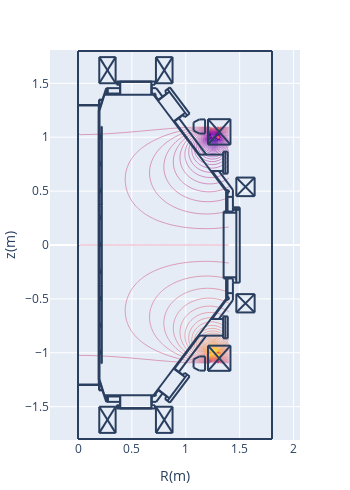

The notebook cell saved with this chart:
### Code cell
spl.d_contour(dmc)

### Figure 1 — Plotly figure (JSON) as saved in the notebook; plotly's stock layout.template omitted (floating-point values rounded to 4 significant figures; data arrays with more than 128 entries replaced by an {"elided": "..."} marker saying what was removed)
{"data": [{"contours": {"coloring": "lines"}, "dx": 0.02, "dy": 0.02, "ncontours": 100, "showscale": false, "type": "contour", "x0": 0, "y0": -1.1, "z": {"elided": "111x71 float values"}}], "layout": {"height": 490.8, "margin": {"autoexpand": false, "b": 50, "l": 50, "r": 50, "t": 50}, "shapes": [{"type": "line", "x0": 0.2652, "x1": 0.2652, "y0": -1.406, "y1": -1.455}, {"type": "line", "x0": 0.2766, "x1": 0.2766, "y0": -1.406, "y1": -1.455}, {"type": "line", "x0": 0.1927, "x1": 0.1927, "y0": -1.299, "y1": 1.299}, {"type": "line", "x0": 0.1927, "x1": 0.1927, "y0": -1.249, "y1": 1.249}, {"type": "line", "x0": 0.195, "x1": 0.195, "y0": -1.251, "y1": 1.249}, {"type": "line", "x0": 0.1995, "x1": 0.1995, "y0": -1.249, "y1": 1.249}, {"type": "line", "x0": 1.376, "x1": 0.7005, "y0": 0.4965, "y1": 1.394}, {"type": "line", "x0": 0.2199, "x1": 0.2199, "y0": 0.3695, "y1": 1.099}, {"type": "line", "x0": 0.2176, "x1": 0.2176, "y0": 0.3695, "y1": 1.099}, {"type": "line", "x0": 1.376, "x1": 0.7005, "y0": -0.4965, "y1": -1.394}, {"type": "line", "x0": 0.2176, "x1": 0.2176, "y0": -0.3695, "y1": -1.099}, {"type": "line", "x0": 0.2199, "x1": 0.2199, "y0": -0.3695, "y1": -1.099}, {"type": "line", "x0": 0.1995, "x1": 0.2448, "y0": -1.249, "y1": -1.394}, {"type": "line", "x0": 0.1972, "x1": 0.1972, "y0": -1.299, "y1": -1.344}, {"type": "line", "x0": 0.195, "x1": 0.195, "y0": -1.299, "y1": -1.349}, {"type": "line", "x0": 0.195, "x1": 0.229, "y0": -1.349, "y1": -1.349}, {"type": "line", "x0": 0.195, "x1": 0.2267, "y0": -1.344, "y1": -1.344}, {"type": "line", "x0": 0.1995, "x1": 0.1995, "y0": -0.9975, "y1": -0.9748}, {"type": "line", "x0": 0.2086, "x1": 0.2086, "y0": -1.009, "y1": -0.9907}, {"type": "line", "x0": 0.2086, "x1": 0.2086, "y0": -1.009, "y1": -0.9929}, {"type": "line", "x0": 0.2063, "x1": 0.2063, "y0": -1.011, "y1": -0.9748}, {"type": "line", "x0": 0, "x1": 0.2108, "y0": -1.294, "y1": -1.294}, {"type": "line", "x0": 0, "x1": 0.2131, "y0": -1.299, "y1": -1.299}, {"type": "line", "x0": 0.1995, "x1": 0.1995, "y0": -1.011, "y1": -1.002}, {"type": "line", "x0": 0.2063, "x1": 0.2086, "y0": -1.007, "y1": -1.007}, {"type": "line", "x0": 0.2086, "x1": 0.2086, "y0": -1.004, "y1": -1.004}, {"type": "line", "x0": 0.2086, "x1": 0.2176, "y0": -1.009, "y1": -1.009}, {"type": "line", "x0": 0.1995, "x1": 0.2063, "y0": -1.011, "y1": -1.011}, {"type": "line", "x0": 0.2199, "x1": 0.2176, "y0": -1.099, "y1": -1.099}, {"type": "line", "x0": 0.2063, "x1": 0.2086, "y0": -0.9929, "y1": -0.9929}, {"type": "line", "x0": 0.2086, "x1": 0.2086, "y0": -0.9975, "y1": -0.9975}, {"type": "line", "x0": 0.2086, "x1": 0.2176, "y0": -0.9929, "y1": -0.9929}, {"type": "line", "x0": 0.2086, "x1": 0.2176, "y0": -0.9907, "y1": -0.9907}, {"type": "line", "x0": 0.1995, "x1": 0.2063, "y0": -0.9748, "y1": -0.9748}, {"type": "line", "x0": 0.2086, "x1": 0.2176, "y0": -0.7594, "y1": -0.7594}, {"type": "line", "x0": 0.1995, "x1": 0.2063, "y0": -0.7617, "y1": -0.7617}, {"type": "line", "x0": 0.2086, "x1": 0.2086, "y0": -0.7594, "y1": -0.7413}, {"type": "line", "x0": 0.2086, "x1": 0.2086, "y0": -0.7594, "y1": -0.739}, {"type": "line", "x0": 0.1995, "x1": 0.1995, "y0": -0.7617, "y1": -0.7526}, {"type": "line", "x0": 0.2063, "x1": 0.2063, "y0": -0.7617, "y1": -0.7254}, {"type": "line", "x0": 0.1995, "x1": 0.2063, "y0": -0.7254, "y1": -0.7254}, {"type": "line", "x0": 0.2086, "x1": 0.2176, "y0": -0.739, "y1": -0.739}, {"type": "line", "x0": 0.2086, "x1": 0.2176, "y0": -0.7413, "y1": -0.7413}, {"type": "line", "x0": 0.2086, "x1": 0.2086, "y0": -0.7526, "y1": -0.7526}, {"type": "line", "x0": 0.2063, "x1": 0.2086, "y0": -0.7572, "y1": -0.7572}, {"type": "line", "x0": 0.2086, "x1": 0.2086, "y0": -0.7458, "y1": -0.7458}, {"type": "line", "x0": 0.2063, "x1": 0.2086, "y0": -0.7436, "y1": -0.7436}, {"type": "line", "x0": 0.1995, "x1": 0.1995, "y0": -0.7481, "y1": -0.7254}, {"type": "line", "x0": 0.3582, "x1": 0.7141, "y0": -1.517, "y1": -1.517}, {"type": "line", "x0": 0.3854, "x1": 0.6869, "y0": -1.514, "y1": -1.514}, {"type": "line", "x0": 0.3854, "x1": 0.6869, "y0": -1.514, "y1": -1.514}, {"type": "line", "x0": 0.2426, "x1": 0.7096, "y0": -1.394, "y1": -1.394}, {"type": "line", "x0": 0.3922, "x1": 0.3922, "y0": -1.514, "y1": -1.394}, {"type": "line", "x0": 0.3582, "x1": 0.3582, "y0": -1.517, "y1": -1.487}, {"type": "line", "x0": 0.3786, "x1": 0.3786, "y0": -1.517, "y1": -1.487}, {"type": "line", "x0": 0.3695, "x1": 0.3695, "y0": -1.517, "y1": -1.487}, {"type": "line", "x0": 0.3831, "x1": 0.3831, "y0": -1.517, "y1": -1.512}, {"type": "line", "x0": 0.3831, "x1": 0.3854, "y0": -1.512, "y1": -1.514}, {"type": "line", "x0": 0.3854, "x1": 0.3854, "y0": -1.514, "y1": -1.514}, {"type": "line", "x0": 0.3899, "x1": 0.263, "y0": -1.455, "y1": -1.455}, {"type": "line", "x0": 0.3582, "x1": 0.3899, "y0": -1.487, "y1": -1.487}, {"type": "line", "x0": 0.2471, "x1": 0.3899, "y0": -1.406, "y1": -1.406}, {"type": "line", "x0": 0.2766, "x1": 0.2766, "y0": -1.455, "y1": -1.406}, {"type": "line", "x0": 0.2652, "x1": 0.2652, "y0": -1.455, "y1": -1.406}, {"type": "line", "x0": 0.2584, "x1": 0.263, "y0": -1.444, "y1": -1.455}, {"type": "line", "x0": 0.2426, "x1": 0.2448, "y0": -1.394, "y1": -1.392}, {"type": "line", "x0": 0.3899, "x1": 0.3899, "y0": -1.487, "y1": -1.394}, {"type": "line", "x0": 0.6801, "x1": 0.6801, "y0": -1.514, "y1": -1.394}, {"type": "line", "x0": 0.7141, "x1": 0.7141, "y0": -1.517, "y1": -1.487}, {"type": "line", "x0": 0.6914, "x1": 0.6914, "y0": -1.517, "y1": -1.512}, {"type": "line", "x0": 0.6914, "x1": 0.6869, "y0": -1.512, "y1": -1.514}, {"type": "line", "x0": 0.6869, "x1": 0.6869, "y0": -1.514, "y1": -1.514}, {"type": "line", "x0": 0.6846, "x1": 0.6846, "y0": -1.487, "y1": -1.394}, {"type": "line", "x0": 0.6846, "x1": 0.7141, "y0": -1.487, "y1": -1.487}, {"type": "line", "x0": 0.7254, "x1": 0.6846, "y0": -1.455, "y1": -1.455}, {"type": "line", "x0": 0.7118, "x1": 0.705, "y0": -1.392, "y1": -1.387}, {"type": "line", "x0": 0.7055, "x1": 0.715, "y0": -1.4, "y1": -1.402}, {"type": "line", "x0": 0.715, "x1": 0.7223, "y0": -1.402, "y1": -1.397}, {"type": "line", "x0": 0.7223, "x1": 0.7248, "y0": -1.397, "y1": -1.389}, {"type": "line", "x0": 0.7248, "x1": 0.7198, "y0": -1.389, "y1": -1.381}, {"type": "line", "x0": 0.6846, "x1": 0.7005, "y0": -1.406, "y1": -1.406}, {"type": "line", "x0": 0.2199, "x1": 0.2199, "y0": -0.3627, "y1": 0.3627}, {"type": "line", "x0": 0.2176, "x1": 0.2176, "y0": -0.3627, "y1": 0.3627}, {"type": "line", "x0": 0.1995, "x1": 0.1995, "y0": -0.4965, "y1": -0.4761}, {"type": "line", "x0": 0.2063, "x1": 0.2063, "y0": -0.5123, "y1": -0.4761}, {"type": "line", "x0": 0.1995, "x1": 0.1995, "y0": -0.5123, "y1": -0.5033}, {"type": "line", "x0": 0.2086, "x1": 0.2086, "y0": -0.5101, "y1": -0.4897}, {"type": "line", "x0": 0.2086, "x1": 0.2086, "y0": -0.5101, "y1": -0.4919}, {"type": "line", "x0": 0.2086, "x1": 0.2176, "y0": -0.5101, "y1": -0.5101}, {"type": "line", "x0": 0.2063, "x1": 0.2086, "y0": -0.4942, "y1": -0.4942}, {"type": "line", "x0": 0.2086, "x1": 0.2086, "y0": -0.4965, "y1": -0.4965}, {"type": "line", "x0": 0.2063, "x1": 0.2086, "y0": -0.5055, "y1": -0.5055}, {"type": "line", "x0": 0.2086, "x1": 0.2086, "y0": -0.5033, "y1": -0.5033}, {"type": "line", "x0": 0.2086, "x1": 0.2176, "y0": -0.4919, "y1": -0.4919}, {"type": "line", "x0": 0.2086, "x1": 0.2176, "y0": -0.4897, "y1": -0.4897}, {"type": "line", "x0": 0.1995, "x1": 0.2063, "y0": -0.5123, "y1": -0.5123}, {"type": "line", "x0": 0.1995, "x1": 0.2063, "y0": -0.4761, "y1": -0.4761}, {"type": "line", "x0": 0.2154, "x1": 0.2176, "y0": -0.365, "y1": -0.3627}, {"type": "line", "x0": 0.2206, "x1": 0.2218, "y0": -0.3642, "y1": -0.3614}, {"type": "line", "x0": 0.2199, "x1": 0.2176, "y0": -0.3695, "y1": -0.3695}, {"type": "line", "x0": 0.2176, "x1": 0.2154, "y0": -0.3786, "y1": -0.3786}, {"type": "line", "x0": 0.2154, "x1": 0.2154, "y0": -0.3786, "y1": -0.3695}, {"type": "line", "x0": 0.2176, "x1": 0.2176, "y0": -0.3786, "y1": -0.3695}, {"type": "line", "x0": 0.2169, "x1": 0.2157, "y0": -0.365, "y1": -0.3678}, {"type": "line", "x0": 0.2183, "x1": 0.2177, "y0": -0.3664, "y1": -0.3678}, {"type": "line", "x0": 0.2176, "x1": 0.2199, "y0": -0.3673, "y1": -0.365}, {"type": "line", "x0": 0.2192, "x1": 0.2197, "y0": -0.3628, "y1": -0.3614}, {"type": "line", "x0": 0.1995, "x1": 0.1995, "y0": -0.263, "y1": -0.2516}, {"type": "line", "x0": 0.2063, "x1": 0.2063, "y0": -0.263, "y1": -0.2267}, {"type": "line", "x0": 0.2086, "x1": 0.2086, "y0": -0.2607, "y1": -0.2426}, {"type": "line", "x0": 0.2086, "x1": 0.2086, "y0": -0.2607, "y1": -0.2403}, {"type": "line", "x0": 0.2086, "x1": 0.2176, "y0": -0.2607, "y1": -0.2607}, {"type": "line", "x0": 0.2086, "x1": 0.2086, "y0": -0.2539, "y1": -0.2539}, {"type": "line", "x0": 0.2063, "x1": 0.2086, "y0": -0.2562, "y1": -0.2562}, {"type": "line", "x0": 0.1995, "x1": 0.2063, "y0": -0.263, "y1": -0.263}, {"type": "line", "x0": 0.1995, "x1": 0.1995, "y0": -0.2471, "y1": -0.2267}, {"type": "line", "x0": 0.2086, "x1": 0.2176, "y0": -0.2403, "y1": -0.2403}, {"type": "line", "x0": 0.2086, "x1": 0.2176, "y0": -0.2426, "y1": -0.2426}, {"type": "line", "x0": 0.2086, "x1": 0.2086, "y0": -0.2471, "y1": -0.2471}, {"type": "line", "x0": 0.2063, "x1": 0.2086, "y0": -0.2426, "y1": -0.2426}, {"type": "line", "x0": 0.1995, "x1": 0.2063, "y0": -0.2267, "y1": -0.2267}, {"type": "line", "x0": 0.1995, "x1": 0.2063, "y0": -0.01133, "y1": -0.01133}, {"type": "line", "x0": 0.1995, "x1": 0.2063, "y0": 0.02494, "y1": 0.02494}, {"type": "line", "x0": 0.1995, "x1": 0.1995, "y0": -0.01133, "y1": -0.002267}, {"type": "line", "x0": 0.1995, "x1": 0.1995, "y0": 0.002267, "y1": 0.02494}, {"type": "line", "x0": 0.2063, "x1": 0.2063, "y0": -0.01133, "y1": 0.02494}, {"type": "line", "x0": 0.2086, "x1": 0.2086, "y0": -0.009068, "y1": 0.006801}, {"type": "line", "x0": 0.2086, "x1": 0.2086, "y0": -0.009068, "y1": 0.009068}, {"type": "line", "x0": 0.2086, "x1": 0.2176, "y0": -0.009068, "y1": -0.009068}, {"type": "line", "x0": 0.2086, "x1": 0.2086, "y0": -0.004534, "y1": -0.004534}, {"type": "line", "x0": 0.2063, "x1": 0.2086, "y0": -0.006801, "y1": -0.006801}, {"type": "line", "x0": 0.2086, "x1": 0.2176, "y0": 0.009068, "y1": 0.009068}, {"type": "line", "x0": 0.2086, "x1": 0.2176, "y0": 0.006801, "y1": 0.006801}, {"type": "line", "x0": 0.2086, "x1": 0.2086, "y0": 0.002267, "y1": 0.002267}, {"type": "line", "x0": 0.2063, "x1": 0.2086, "y0": 0.006801, "y1": 0.006801}, {"type": "line", "x0": 0.2176, "x1": 0.2176, "y0": 0.3786, "y1": 0.3695}, {"type": "line", "x0": 0.2154, "x1": 0.2154, "y0": 0.3786, "y1": 0.3695}, {"type": "line", "x0": 0.1995, "x1": 0.1995, "y0": 0.2516, "y1": 0.2743}, {"type": "line", "x0": 0.2063, "x1": 0.2063, "y0": 0.238, "y1": 0.2743}, {"type": "line", "x0": 0.2086, "x1": 0.2086, "y0": 0.2403, "y1": 0.2607}, {"type": "line", "x0": 0.1995, "x1": 0.2063, "y0": 0.238, "y1": 0.238}, {"type": "line", "x0": 0.1995, "x1": 0.1995, "y0": 0.238, "y1": 0.2471}, {"type": "line", "x0": 0.2063, "x1": 0.2086, "y0": 0.2562, "y1": 0.2562}, {"type": "line", "x0": 0.2086, "x1": 0.2086, "y0": 0.2539, "y1": 0.2539}, {"type": "line", "x0": 0.2086, "x1": 0.2176, "y0": 0.2584, "y1": 0.2584}, {"type": "line", "x0": 0.2063, "x1": 0.2086, "y0": 0.2426, "y1": 0.2426}, {"type": "line", "x0": 0.2086, "x1": 0.2086, "y0": 0.2471, "y1": 0.2471}, {"type": "line", "x0": 0.2086, "x1": 0.2176, "y0": 0.2403, "y1": 0.2403}, {"type": "line", "x0": 0.2086, "x1": 0.2086, "y0": 0.2403, "y1": 0.2584}, {"type": "line", "x0": 0.2086, "x1": 0.2176, "y0": 0.2607, "y1": 0.2607}, {"type": "line", "x0": 0.1995, "x1": 0.2063, "y0": 0.2743, "y1": 0.2743}, {"type": "line", "x0": 0.2177, "x1": 0.2183, "y0": 0.3696, "y1": 0.3682}, {"type": "line", "x0": 0.2157, "x1": 0.2169, "y0": 0.3696, "y1": 0.3668}, {"type": "line", "x0": 0.2176, "x1": 0.2199, "y0": 0.3673, "y1": 0.365}, {"type": "line", "x0": 0.2218, "x1": 0.2206, "y0": 0.3632, "y1": 0.366}, {"type": "line", "x0": 0.2154, "x1": 0.2176, "y0": 0.365, "y1": 0.3627}, {"type": "line", "x0": 0.2197, "x1": 0.2192, "y0": 0.3632, "y1": 0.3646}, {"type": "line", "x0": 0.2199, "x1": 0.2176, "y0": 0.3695, "y1": 0.3695}, {"type": "line", "x0": 0.2176, "x1": 0.2154, "y0": 0.3786, "y1": 0.3786}, {"type": "line", "x0": 0.1995, "x1": 0.1995, "y0": 0.5033, "y1": 0.5237}, {"type": "line", "x0": 0.1995, "x1": 0.1995, "y0": 0.4874, "y1": 0.4965}, {"type": "line", "x0": 0.2063, "x1": 0.2063, "y0": 0.4874, "y1": 0.5237}, {"type": "line", "x0": 0.2086, "x1": 0.2086, "y0": 0.4897, "y1": 0.5078}, {"type": "line", "x0": 0.2086, "x1": 0.2086, "y0": 0.4897, "y1": 0.5101}, {"type": "line", "x0": 0.2086, "x1": 0.2176, "y0": 0.4897, "y1": 0.4897}, {"type": "line", "x0": 0.2086, "x1": 0.2086, "y0": 0.4965, "y1": 0.4965}, {"type": "line", "x0": 0.2063, "x1": 0.2086, "y0": 0.4942, "y1": 0.4942}, {"type": "line", "x0": 0.2086, "x1": 0.2176, "y0": 0.5101, "y1": 0.5101}, {"type": "line", "x0": 0.2086, "x1": 0.2176, "y0": 0.5078, "y1": 0.5078}, {"type": "line", "x0": 0.2086, "x1": 0.2086, "y0": 0.5033, "y1": 0.5033}, {"type": "line", "x0": 0.2063, "x1": 0.2086, "y0": 0.5055, "y1": 0.5055}, {"type": "line", "x0": 0.1995, "x1": 0.2063, "y0": 0.4874, "y1": 0.4874}, {"type": "line", "x0": 0.1995, "x1": 0.2063, "y0": 0.5237, "y1": 0.5237}, {"type": "line", "x0": 1.501, "x1": 1.501, "y0": 0.3491, "y1": -0.3491}, {"type": "line", "x0": 1.351, "x1": 1.351, "y0": 0.3106, "y1": -0.3106}, {"type": "line", "x0": 1.469, "x1": 1.469, "y0": 0.3491, "y1": -0.3491}, {"type": "line", "x0": 1.387, "x1": 1.387, "y0": -0.3106, "y1": -0.4965}, {"type": "line", "x0": 1.374, "x1": 1.374, "y0": -0.3106, "y1": -0.4965}, {"type": "line", "x0": 1.462, "x1": 1.462, "y0": -0.3196, "y1": -0.3106}, {"type": "line", "x0": 1.437, "x1": 1.437, "y0": -0.3106, "y1": -0.3491}, {"type": "line", "x0": 1.437, "x1": 1.501, "y0": -0.3491, "y1": -0.3491}, {"type": "line", "x0": 1.437, "x1": 1.437, "y0": -0.3491, "y1": -0.5123}, {"type": "line", "x0": 1.379, "x1": 1.392, "y0": -0.5069, "y1": -0.5093}, {"type": "line", "x0": 1.392, "x1": 1.402, "y0": -0.5093, "y1": -0.4997}, {"type": "line", "x0": 1.402, "x1": 1.4, "y0": -0.4997, "y1": -0.4862}, {"type": "line", "x0": 1.4, "x1": 1.388, "y0": -0.4862, "y1": -0.48}, {"type": "line", "x0": 1.374, "x1": 1.374, "y0": -0.4965, "y1": -0.4987}, {"type": "line", "x0": 1.383, "x1": 1.378, "y0": -0.501, "y1": -0.4965}, {"type": "line", "x0": 1.387, "x1": 1.437, "y0": -0.4466, "y1": -0.4466}, {"type": "line", "x0": 1.462, "x1": 1.469, "y0": -0.3196, "y1": -0.3196}, {"type": "line", "x0": 1.351, "x1": 1.469, "y0": -0.2992, "y1": -0.2992}, {"type": "line", "x0": 1.351, "x1": 1.437, "y0": -0.3106, "y1": -0.3106}, {"type": "line", "x0": 1.462, "x1": 1.469, "y0": -0.3106, "y1": -0.3106}, {"type": "line", "x0": 1.437, "x1": 1.437, "y0": 0.5123, "y1": 0.3514}, {"type": "line", "x0": 1.387, "x1": 1.387, "y0": 0.4965, "y1": 0.3106}, {"type": "line", "x0": 1.374, "x1": 1.374, "y0": 0.4965, "y1": 0.3106}, {"type": "line", "x0": 1.437, "x1": 1.501, "y0": 0.3491, "y1": 0.3491}, {"type": "line", "x0": 1.501, "x1": 1.437, "y0": 0.3264, "y1": 0.3264}, {"type": "line", "x0": 1.501, "x1": 1.437, "y0": 0.3446, "y1": 0.3446}, {"type": "line", "x0": 1.351, "x1": 1.469, "y0": 0.2992, "y1": 0.2992}, {"type": "line", "x0": 1.351, "x1": 1.437, "y0": 0.3106, "y1": 0.3106}, {"type": "line", "x0": 1.462, "x1": 1.462, "y0": 0.3196, "y1": 0.3106}, {"type": "line", "x0": 1.437, "x1": 1.437, "y0": 0.3514, "y1": 0.3106}, {"type": "line", "x0": 1.462, "x1": 1.469, "y0": 0.3106, "y1": 0.3106}, {"type": "line", "x0": 1.462, "x1": 1.469, "y0": 0.3196, "y1": 0.3196}, {"type": "line", "x0": 1.388, "x1": 1.4, "y0": 0.4818, "y1": 0.488}, {"type": "line", "x0": 1.4, "x1": 1.402, "y0": 0.488, "y1": 0.5015}, {"type": "line", "x0": 1.402, "x1": 1.392, "y0": 0.5015, "y1": 0.5111}, {"type": "line", "x0": 1.392, "x1": 1.379, "y0": 0.5111, "y1": 0.5088}, {"type": "line", "x0": 1.387, "x1": 1.437, "y0": 0.4466, "y1": 0.4466}, {"type": "line", "x0": 1.374, "x1": 1.374, "y0": 0.4965, "y1": 0.4987}, {"type": "line", "x0": 1.383, "x1": 1.378, "y0": 0.501, "y1": 0.4965}, {"type": "line", "x0": 0.1995, "x1": 0.2448, "y0": 1.249, "y1": 1.394}, {"type": "line", "x0": 0.1995, "x1": 0.1995, "y0": 0.7526, "y1": 0.773}, {"type": "line", "x0": 0.2063, "x1": 0.2063, "y0": 0.7368, "y1": 0.773}, {"type": "line", "x0": 0.1995, "x1": 0.1995, "y0": 0.7368, "y1": 0.7481}, {"type": "line", "x0": 0.2063, "x1": 0.2086, "y0": 0.7572, "y1": 0.7572}, {"type": "line", "x0": 0.2086, "x1": 0.2086, "y0": 0.7526, "y1": 0.7526}, {"type": "line", "x0": 0.2063, "x1": 0.2086, "y0": 0.7436, "y1": 0.7436}, {"type": "line", "x0": 0.2086, "x1": 0.2086, "y0": 0.7458, "y1": 0.7458}, {"type": "line", "x0": 0.2086, "x1": 0.2086, "y0": 0.739, "y1": 0.7594}, {"type": "line", "x0": 0.2086, "x1": 0.2086, "y0": 0.739, "y1": 0.7572}, {"type": "line", "x0": 0.2086, "x1": 0.2176, "y0": 0.739, "y1": 0.739}, {"type": "line", "x0": 0.2086, "x1": 0.2176, "y0": 0.7572, "y1": 0.7572}, {"type": "line", "x0": 0.2086, "x1": 0.2176, "y0": 0.7594, "y1": 0.7594}, {"type": "line", "x0": 0.1995, "x1": 0.2063, "y0": 0.7368, "y1": 0.7368}, {"type": "line", "x0": 0.1995, "x1": 0.2063, "y0": 0.773, "y1": 0.773}, {"type": "line", "x0": 0.2086, "x1": 0.2086, "y0": 0.9907, "y1": 1.009}, {"type": "line", "x0": 0.2086, "x1": 0.2086, "y0": 0.9907, "y1": 1.007}, {"type": "line", "x0": 0.2086, "x1": 0.2176, "y0": 0.9907, "y1": 0.9907}, {"type": "line", "x0": 0.2086, "x1": 0.2176, "y0": 1.007, "y1": 1.007}, {"type": "line", "x0": 0.2086, "x1": 0.2176, "y0": 1.009, "y1": 1.009}, {"type": "line", "x0": 0.2063, "x1": 0.2063, "y0": 0.9884, "y1": 1.025}, {"type": "line", "x0": 0.2086, "x1": 0.2086, "y0": 1.009, "y1": 1.025}, {"type": "line", "x0": 0.1995, "x1": 0.1995, "y0": 1.002, "y1": 1.025}, {"type": "line", "x0": 0.1995, "x1": 0.1995, "y0": 1.002, "y1": 1.025}, {"type": "line", "x0": 0.1995, "x1": 0.1995, "y0": 0.9884, "y1": 0.9975}, {"type": "line", "x0": 0.2086, "x1": 0.2086, "y0": 1.009, "y1": 1.025}, {"type": "line", "x0": 0.2063, "x1": 0.2063, "y0": 0.9884, "y1": 1.025}, {"type": "line", "x0": 0.2086, "x1": 0.2176, "y0": 1.009, "y1": 1.009}, {"type": "line", "x0": 0.2086, "x1": 0.2176, "y0": 1.007, "y1": 1.007}, {"type": "line", "x0": 0.2086, "x1": 0.2176, "y0": 0.9907, "y1": 0.9907}, {"type": "line", "x0": 0.2086, "x1": 0.2086, "y0": 0.9907, "y1": 1.007}, {"type": "line", "x0": 0.2086, "x1": 0.2086, "y0": 0.9907, "y1": 1.009}, {"type": "line", "x0": 0.2086, "x1": 0.2086, "y0": 0.9952, "y1": 0.9952}, {"type": "line", "x0": 0.2086, "x1": 0.2086, "y0": 0.9884, "y1": 0.9907}, {"type": "line", "x0": 0.2063, "x1": 0.2086, "y0": 0.9929, "y1": 0.9929}, {"type": "line", "x0": 0.2086, "x1": 0.2086, "y0": 1.002, "y1": 1.002}, {"type": "line", "x0": 0.2063, "x1": 0.2086, "y0": 1.007, "y1": 1.007}, {"type": "line", "x0": 0.1995, "x1": 0.2086, "y0": 0.9884, "y1": 0.9884}, {"type": "line", "x0": 0.1995, "x1": 0.2086, "y0": 1.025, "y1": 1.025}, {"type": "line", "x0": 0.1995, "x1": 0.2086, "y0": 1.025, "y1": 1.025}, {"type": "line", "x0": 0.2063, "x1": 0.2086, "y0": 1.007, "y1": 1.007}, {"type": "line", "x0": 0.2086, "x1": 0.2086, "y0": 1.002, "y1": 1.002}, {"type": "line", "x0": 0.2063, "x1": 0.2086, "y0": 0.9929, "y1": 0.9929}, {"type": "line", "x0": 0.2086, "x1": 0.2086, "y0": 0.9884, "y1": 0.9907}, {"type": "line", "x0": 0.2086, "x1": 0.2086, "y0": 0.9952, "y1": 0.9952}, {"type": "line", "x0": 0.1995, "x1": 0.1995, "y0": 0.9884, "y1": 0.9975}, {"type": "line", "x0": 0.1995, "x1": 0.2086, "y0": 0.9884, "y1": 0.9884}, {"type": "line", "x0": 0.2199, "x1": 0.2176, "y0": 1.099, "y1": 1.099}, {"type": "line", "x0": 0, "x1": 0.2131, "y0": 1.299, "y1": 1.299}, {"type": "line", "x0": 0, "x1": 0.2108, "y0": 1.294, "y1": 1.294}, {"type": "line", "x0": 0.195, "x1": 0.2267, "y0": 1.344, "y1": 1.344}, {"type": "line", "x0": 0.195, "x1": 0.229, "y0": 1.349, "y1": 1.349}, {"type": "line", "x0": 0.195, "x1": 0.195, "y0": 1.299, "y1": 1.349}, {"type": "line", "x0": 0.1972, "x1": 0.1972, "y0": 1.299, "y1": 1.344}, {"type": "line", "x0": 0.2426, "x1": 0.2448, "y0": 1.394, "y1": 1.392}, {"type": "line", "x0": 0.7096, "x1": 0.7028, "y0": 1.394, "y1": 1.39}, {"type": "line", "x0": 0.718, "x1": 0.723, "y0": 1.385, "y1": 1.393}, {"type": "line", "x0": 0.723, "x1": 0.7205, "y0": 1.393, "y1": 1.402}, {"type": "line", "x0": 0.7205, "x1": 0.7132, "y0": 1.402, "y1": 1.407}, {"type": "line", "x0": 0.7132, "x1": 0.7037, "y0": 1.407, "y1": 1.404}, {"type": "line", "x0": 0.2426, "x1": 0.7096, "y0": 1.394, "y1": 1.394}, {"type": "line", "x0": 0.3854, "x1": 0.6869, "y0": 1.514, "y1": 1.514}, {"type": "line", "x0": 0.3854, "x1": 0.6869, "y0": 1.514, "y1": 1.514}, {"type": "line", "x0": 0.3582, "x1": 0.7141, "y0": 1.517, "y1": 1.517}, {"type": "line", "x0": 0.3899, "x1": 0.263, "y0": 1.455, "y1": 1.455}, {"type": "line", "x0": 0.2471, "x1": 0.3899, "y0": 1.406, "y1": 1.406}, {"type": "line", "x0": 0.3582, "x1": 0.3899, "y0": 1.487, "y1": 1.487}, {"type": "line", "x0": 0.2584, "x1": 0.263, "y0": 1.444, "y1": 1.455}, {"type": "line", "x0": 0.2652, "x1": 0.2652, "y0": 1.455, "y1": 1.406}, {"type": "line", "x0": 0.2766, "x1": 0.2766, "y0": 1.455, "y1": 1.406}, {"type": "line", "x0": 0.3582, "x1": 0.3582, "y0": 1.517, "y1": 1.487}, {"type": "line", "x0": 0.3899, "x1": 0.3899, "y0": 1.487, "y1": 1.394}, {"type": "line", "x0": 0.3922, "x1": 0.3922, "y0": 1.514, "y1": 1.394}, {"type": "line", "x0": 0.3854, "x1": 0.3854, "y0": 1.514, "y1": 1.514}, {"type": "line", "x0": 0.3831, "x1": 0.3854, "y0": 1.512, "y1": 1.514}, {"type": "line", "x0": 0.3831, "x1": 0.3831, "y0": 1.517, "y1": 1.512}, {"type": "line", "x0": 0.3695, "x1": 0.3695, "y0": 1.517, "y1": 1.487}, {"type": "line", "x0": 0.3786, "x1": 0.3786, "y0": 1.517, "y1": 1.487}, {"type": "line", "x0": 0.6846, "x1": 0.6846, "y0": 1.487, "y1": 1.394}, {"type": "line", "x0": 0.6801, "x1": 0.6801, "y0": 1.514, "y1": 1.394}, {"type": "line", "x0": 0.6846, "x1": 0.7005, "y0": 1.406, "y1": 1.406}, {"type": "line", "x0": 0.6846, "x1": 0.7141, "y0": 1.487, "y1": 1.487}, {"type": "line", "x0": 0.6869, "x1": 0.6869, "y0": 1.514, "y1": 1.514}, {"type": "line", "x0": 0.6914, "x1": 0.6869, "y0": 1.512, "y1": 1.514}, {"type": "line", "x0": 0.6914, "x1": 0.6914, "y0": 1.517, "y1": 1.512}, {"type": "line", "x0": 0.7141, "x1": 0.7141, "y0": 1.517, "y1": 1.487}, {"type": "line", "x0": 0.7254, "x1": 0.6846, "y0": 1.455, "y1": 1.455}, {"type": "line", "x0": 0.7844, "x1": 0.7254, "y0": 1.376, "y1": 1.455}, {"type": "line", "x0": 0.7458, "x1": 0.7005, "y0": 1.347, "y1": 1.406}, {"type": "line", "x0": 0, "x1": 0, "y0": 0.2154, "y1": -0.1156}, {"type": "line", "x0": 0.7844, "x1": 0.7254, "y0": -1.376, "y1": -1.455}, {"type": "line", "x0": 0.7458, "x1": 0.7005, "y0": -1.347, "y1": -1.406}, {"type": "line", "x0": 1.437, "x1": 1.306, "y0": 0.5123, "y1": 0.6869}, {"type": "line", "x0": 1.387, "x1": 1.242, "y0": 0.4965, "y1": 0.6869}, {"type": "line", "x0": 1.347, "x1": 1.118, "y0": 0.8388, "y1": 0.8388}, {"type": "line", "x0": 1.347, "x1": 1.347, "y0": 0.866, "y1": 0.662}, {"type": "line", "x0": 1.367, "x1": 1.367, "y0": 0.866, "y1": 0.662}, {"type": "line", "x0": 1.39, "x1": 1.39, "y0": 0.866, "y1": 0.662}, {"type": "line", "x0": 1.39, "x1": 1.347, "y0": 0.866, "y1": 0.866}, {"type": "line", "x0": 1.39, "x1": 1.347, "y0": 0.662, "y1": 0.662}, {"type": "line", "x0": 1.347, "x1": 1.233, "y0": 0.6869, "y1": 0.6869}, {"type": "line", "x0": 1.347, "x1": 1.118, "y0": -0.8411, "y1": -0.8411}, {"type": "line", "x0": 1.347, "x1": 1.347, "y0": -0.866, "y1": -0.662}, {"type": "line", "x0": 1.367, "x1": 1.367, "y0": -0.866, "y1": -0.662}, {"type": "line", "x0": 1.39, "x1": 1.39, "y0": -0.866, "y1": -0.662}, {"type": "line", "x0": 1.39, "x1": 1.347, "y0": -0.866, "y1": -0.866}, {"type": "line", "x0": 1.39, "x1": 1.347, "y0": -0.662, "y1": -0.662}, {"type": "line", "x0": 1.347, "x1": 1.233, "y0": -0.6869, "y1": -0.6869}, {"type": "line", "x0": 1.437, "x1": 1.306, "y0": -0.5123, "y1": -0.6869}, {"type": "line", "x0": 1.387, "x1": 1.242, "y0": -0.4965, "y1": -0.6869}, {"type": "line", "x0": 0.195, "x1": 0.2584, "y0": -1.251, "y1": -1.444}, {"type": "line", "x0": 0.195, "x1": 0.2584, "y0": 1.249, "y1": 1.444}, {"type": "line", "x0": 0.8524, "x1": 0.8071, "y0": 1.462, "y1": 1.428}, {"type": "line", "x0": 0.8071, "x1": 0.8229, "y0": 1.428, "y1": 1.406}, {"type": "line", "x0": 0.8229, "x1": 0.739, "y0": 1.406, "y1": 1.342}, {"type": "line", "x0": 0.8479, "x1": 0.7413, "y0": 1.421, "y1": 1.34}, {"type": "line", "x0": 0.8524, "x1": 1.036, "y0": 1.462, "y1": 1.22}, {"type": "line", "x0": 0.8297, "x1": 1.013, "y0": 1.446, "y1": 1.202}, {"type": "line", "x0": 0.9952, "x1": 0.8864, "y0": 1.226, "y1": 1.145}, {"type": "line", "x0": 1.036, "x1": 0.9907, "y0": 1.22, "y1": 1.186}, {"type": "line", "x0": 0.9748, "x1": 0.9907, "y0": 1.206, "y1": 1.186}, {"type": "line", "x0": 0.9748, "x1": 0.8887, "y0": 1.206, "y1": 1.143}, {"type": "line", "x0": 1.19, "x1": 0.9363, "y0": 0.8388, "y1": 1.177}, {"type": "line", "x0": 1.127, "x1": 0.8955, "y0": 0.8388, "y1": 1.147}, {"type": "line", "x0": 0.8524, "x1": 0.8071, "y0": -1.462, "y1": -1.428}, {"type": "line", "x0": 0.8071, "x1": 0.8229, "y0": -1.428, "y1": -1.406}, {"type": "line", "x0": 0.8229, "x1": 0.739, "y0": -1.406, "y1": -1.342}, {"type": "line", "x0": 0.8479, "x1": 0.7413, "y0": -1.421, "y1": -1.34}, {"type": "line", "x0": 0.8524, "x1": 1.036, "y0": -1.462, "y1": -1.22}, {"type": "line", "x0": 0.8297, "x1": 1.013, "y0": -1.446, "y1": -1.202}, {"type": "line", "x0": 0.9952, "x1": 0.8864, "y0": -1.226, "y1": -1.145}, {"type": "line", "x0": 1.036, "x1": 0.9907, "y0": -1.22, "y1": -1.186}, {"type": "line", "x0": 0.9748, "x1": 0.9907, "y0": -1.206, "y1": -1.186}, {"type": "line", "x0": 0.9748, "x1": 0.8887, "y0": -1.206, "y1": -1.143}, {"type": "line", "x0": 1.19, "x1": 0.9363, "y0": -0.8411, "y1": -1.177}, {"type": "line", "x0": 1.127, "x1": 0.8955, "y0": -0.8411, "y1": -1.147}, {"type": "line", "x0": 0.1972, "x1": 0.1972, "y0": -1.501, "y1": -1.743}, {"type": "line", "x0": 0.1972, "x1": 0.3491, "y0": -1.743, "y1": -1.743}, {"type": "line", "x0": 0.3491, "x1": 0.3491, "y0": -1.743, "y1": -1.501}, {"type": "line", "x0": 0.3491, "x1": 0.1972, "y0": -1.501, "y1": -1.501}, {"type": "line", "x0": 0.1972, "x1": 0.1972, "y0": 1.743, "y1": 1.501}, {"type": "line", "x0": 0.1972, "x1": 0.3491, "y0": 1.501, "y1": 1.501}, {"type": "line", "x0": 0.3491, "x1": 0.3491, "y0": 1.501, "y1": 1.743}, {"type": "line", "x0": 0.3491, "x1": 0.1972, "y0": 1.743, "y1": 1.743}, {"type": "line", "x0": 0.7232, "x1": 0.7232, "y0": 1.743, "y1": 1.501}, {"type": "line", "x0": 0.7232, "x1": 0.8773, "y0": 1.501, "y1": 1.501}, {"type": "line", "x0": 0.8773, "x1": 0.8773, "y0": 1.501, "y1": 1.743}, {"type": "line", "x0": 0.8773, "x1": 0.7232, "y0": 1.743, "y1": 1.743}, {"type": "line", "x0": 0.7232, "x1": 0.7232, "y0": -1.501, "y1": -1.743}, {"type": "line", "x0": 0.7232, "x1": 0.8773, "y0": -1.743, "y1": -1.743}, {"type": "line", "x0": 0.8773, "x1": 0.8773, "y0": -1.743, "y1": -1.501}, {"type": "line", "x0": 0.8773, "x1": 0.7232, "y0": -1.501, "y1": -1.501}, {"type": "line", "x0": 1.206, "x1": 1.206, "y0": -0.934, "y1": -1.168}, {"type": "line", "x0": 1.206, "x1": 1.415, "y0": -1.168, "y1": -1.168}, {"type": "line", "x0": 1.415, "x1": 1.415, "y0": -1.168, "y1": -0.934}, {"type": "line", "x0": 1.415, "x1": 1.206, "y0": -0.934, "y1": -0.934}, {"type": "line", "x0": 1.206, "x1": 1.206, "y0": 1.168, "y1": 0.9317}, {"type": "line", "x0": 1.206, "x1": 1.415, "y0": 0.9317, "y1": 0.9317}, {"type": "line", "x0": 1.415, "x1": 1.415, "y0": 0.9317, "y1": 1.168}, {"type": "line", "x0": 1.415, "x1": 1.206, "y0": 1.168, "y1": 1.168}, {"type": "line", "x0": 1.469, "x1": 1.469, "y0": 0.6257, "y1": 0.4534}, {"type": "line", "x0": 1.469, "x1": 1.639, "y0": 0.4534, "y1": 0.4534}, {"type": "line", "x0": 1.639, "x1": 1.639, "y0": 0.4534, "y1": 0.6257}, {"type": "line", "x0": 1.639, "x1": 1.469, "y0": 0.6257, "y1": 0.6257}, {"type": "line", "x0": 1.469, "x1": 1.469, "y0": -0.4557, "y1": -0.6257}, {"type": "line", "x0": 1.469, "x1": 1.639, "y0": -0.6257, "y1": -0.6257}, {"type": "line", "x0": 1.639, "x1": 1.639, "y0": -0.6257, "y1": -0.4557}, {"type": "line", "x0": 1.639, "x1": 1.469, "y0": -0.4557, "y1": -0.4557}, {"type": "line", "x0": 1.072, "x1": 1.127, "y0": 1.138, "y1": 1.165}, {"type": "line", "x0": 1.127, "x1": 1.179, "y0": 1.165, "y1": 1.165}, {"type": "line", "x0": 1.179, "x1": 1.179, "y0": 1.165, "y1": 1.034}, {"type": "line", "x0": 1.179, "x1": 1.127, "y0": 1.034, "y1": 1.034}, {"type": "line", "x0": 1.127, "x1": 1.072, "y0": 1.034, "y1": 1.061}, {"type": "line", "x0": 1.072, "x1": 1.072, "y0": 1.061, "y1": 1.138}, {"type": "line", "x0": 1.072, "x1": 1.072, "y0": -1.138, "y1": -1.061}, {"type": "line", "x0": 1.072, "x1": 1.127, "y0": -1.061, "y1": -1.034}, {"type": "line", "x0": 1.127, "x1": 1.179, "y0": -1.034, "y1": -1.034}, {"type": "line", "x0": 1.179, "x1": 1.179, "y0": -1.034, "y1": -1.165}, {"type": "line", "x0": 1.179, "x1": 1.127, "y0": -1.165, "y1": -1.165}, {"type": "line", "x0": 1.127, "x1": 1.072, "y0": -1.165, "y1": -1.138}, {"type": "line", "x0": 1.469, "x1": 1.639, "y0": 0.6257, "y1": 0.4534}, {"type": "line", "x0": 1.469, "x1": 1.639, "y0": 0.4534, "y1": 0.6257}, {"type": "line", "x0": 1.206, "x1": 1.415, "y0": 1.168, "y1": 0.9317}, {"type": "line", "x0": 1.206, "x1": 1.415, "y0": 0.9317, "y1": 1.168}, {"type": "line", "x0": 1.469, "x1": 1.639, "y0": -0.6257, "y1": -0.4557}, {"type": "line", "x0": 1.469, "x1": 1.639, "y0": -0.4557, "y1": -0.6257}, {"type": "line", "x0": 1.415, "x1": 1.206, "y0": -0.934, "y1": -1.168}, {"type": "line", "x0": 1.206, "x1": 1.415, "y0": -0.934, "y1": -1.168}, {"type": "line", "x0": 0.1972, "x1": 0.3491, "y0": -1.501, "y1": -1.743}, {"type": "line", "x0": 0.1972, "x1": 0.3491, "y0": -1.743, "y1": -1.501}, {"type": "line", "x0": 0.7232, "x1": 0.8773, "y0": -1.501, "y1": -1.743}, {"type": "line", "x0": 0.7232, "x1": 0.8773, "y0": -1.743, "y1": -1.501}, {"type": "line", "x0": 0.1972, "x1": 0.3491, "y0": 1.501, "y1": 1.743}, {"type": "line", "x0": 0.1972, "x1": 0.3491, "y0": 1.743, "y1": 1.501}, {"type": "line", "x0": 0.7232, "x1": 0.8773, "y0": 1.743, "y1": 1.501}, {"type": "line", "x0": 0.7232, "x1": 0.8773, "y0": 1.501, "y1": 1.743}, {"type": "line", "x0": 0, "x1": 1.8, "y0": 1.8, "y1": 1.8}, {"type": "line", "x0": 0, "x1": 1.8, "y0": -1.8, "y1": -1.8}, {"type": "line", "x0": 1.8, "x1": 1.8, "y0": -1.8, "y1": 1.8}, {"type": "line", "x0": 0, "x1": 0, "y0": 1.8, "y1": -1.8}], "width": 350, "xaxis": {"title": {"text": "R(m)"}}, "yaxis": {"scaleanchor": "x", "title": {"text": "z(m)"}}}}
